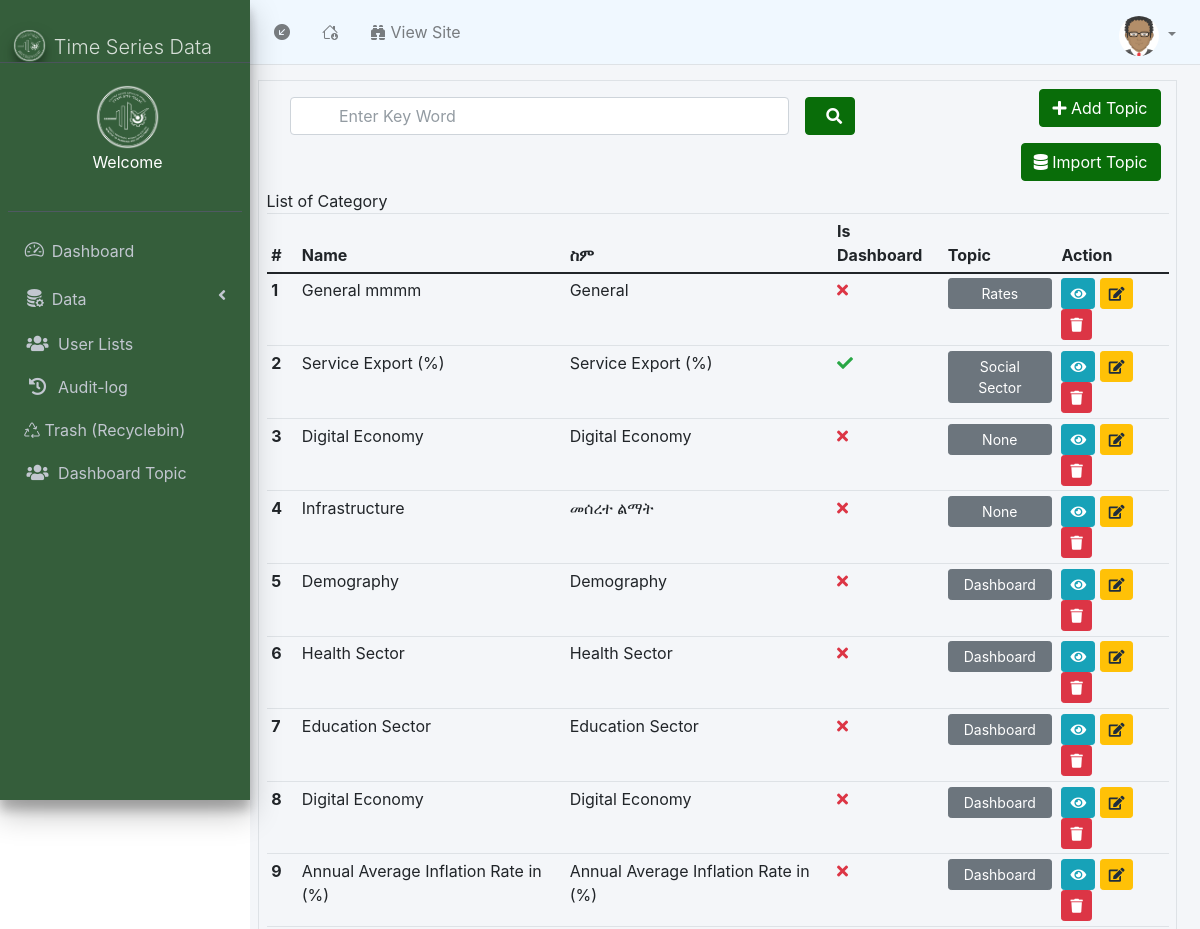
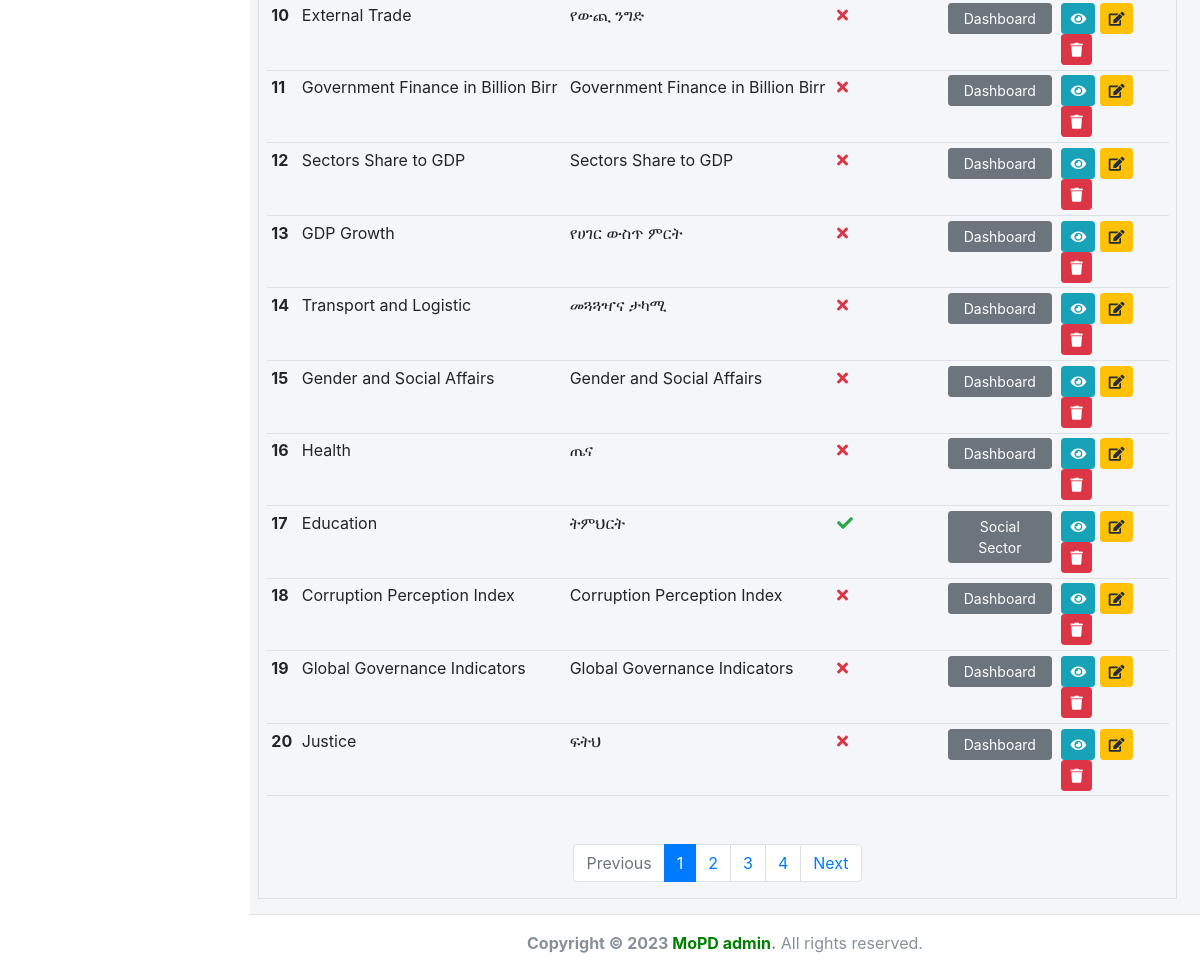
Screenshot of /user-admin/categories/ with the database file from the repository (2 pictures, top to bottom).
### Base/models.py (models this page shows, shortened)
class Category(models.Model):
    name_ENG = models.CharField(max_length=300, unique = True)
    name_AMH = models.CharField(max_length=300, unique = True)
    is_dashboard_visible = models.BooleanField(default = False)
    topic = models.ForeignKey(Topic, null=True, blank=True, on_delete=models.SET_NULL)
    created_at = models.DateTimeField(auto_now_add=True, null=True)
    is_deleted = models.BooleanField(default=False)

class Topic(models.Model):
    title_ENG = models.CharField(max_length=300, unique = True)
    title_AMH = models.CharField(max_length=300, null = True)
    is_dashboard = models.BooleanField(default = False)
    rank = models.IntegerField(null=True, blank=True)
    icon = IconField()
    updated =  models.DateTimeField(auto_now=True)
    created = models.DateTimeField(auto_now_add=True)
    is_deleted = models.BooleanField(default=False)
    def __str__(self):
        return self.title_ENG
    class Meta:
        ordering = ['rank'] #Oldest First

### UserAdmin/views.py (the view, shortened to what this page needs)
# urls.py: path('categories/', categories, name='categories'),
def categories(request):
    category = Category.objects.filter(is_deleted = False)
    form = CategoryForm(request.POST or None)
    count = 20
    if 'q' in request.GET:
        q = request.GET['q']
        category = Category.objects.filter(is_deleted = False).filter(  Q(name_ENG__contains=q) | Q(name_AMH__contains=q) | Q(topic__title_ENG__contains=q))
    paginator = Paginator(category, 20)
    page_number = request.GET.get('page')
    try:
        page = paginator.get_page(page_number)
        try: count = (20 * (int(page_number) if page_number  else 1) ) - 20
        except: count = (20 * (int(1) if page_number  else 1) ) - 20
    except PageNotAnInteger:
        page = paginator.page(1)
        count = (20 * (int(1) if page_number  else 1) ) - 20
    except EmptyPage:
        page = paginator.page(paginator.num_pages)
        count = (20 * (int(paginator.num_pages) if page_number  else 1) ) - 20
    context = {
            'categories': page,
            'count' : count,
            'form': form
     }
    return render(request, 'user-admin/category.html', context)

### UserAdmin/forms.py
class CategoryForm(forms.ModelForm):
    class Meta:
        model = Category
        fields = ['name_ENG', 'name_AMH', 'topic', 'is_dashboard_visible']
        widgets = {
            'name_ENG': forms.TextInput(attrs={'class': 'form-control'}),
            'name_AMH': forms.TextInput(attrs={'class': 'form-control'}),
            'topic': forms.Select(attrs={'class': 'form-select'}),
            'is_dashboard_visible': forms.CheckboxInput(attrs={'class': 'form-check-input ml-3'}),
        }

### templates/user-admin/category.html (shortened to what this page needs)
{% load static %}
<!DOCTYPE html>
<html lang="en">
  <head>
    {% include 'user-admin/include/head.html' %}
    <link href="//cdnjs.cloudflare.com/ajax/libs/toastr.js/latest/css/toastr.min.css" rel="stylesheet"/>
  </head>
  <body class="hold-transition sidebar-mini layout-fixed">
    {% include 'user-admin/include/navbar.html'%}
    <div>{% include 'user-admin/include/sidebar.html' %}</div>
    <div class="content-wrapper">
      <div class="content-header">
        <div class="container-fluid justify-content-center row">
          <div class="col-12 border ">
            <div class="row align-middle">
              <div class="col-lg-8">
                  <form>
                      <div class="col-12 d-flex align-items-center">
                          <input type="text" name="q" class="form-control ps-5 pe-5 m-3 d-block" placeholder="Enter Key Word">
                          <button class="btn btn-primary"> <i class="fas fa-search ms-2"></i></button>
                      </div>
                  </form>
              </div>
              <div class="col flot-right">
                  <button
                  class="btn btn-primary float-end m-2"
                  data-bs-toggle="modal"
                  data-bs-target="#addCategory">
                  <i class="fas fa-plus"></i> Add Topic
                </button>
                  <button class="btn btn-primary float-end m-2"
                  data-bs-whatever="@mdo"><i class="fas fa-database"></i> Import Topic</button>
              </div>
            </div>
              <caption class="text-muted">List of Category</caption>
            <div class="table-responsive">
              <table class="table  table-sm  table-hover caption-top">
                <thead>
                  <tr>
                    <th scope="col">#</th>
                    <th scope="col">Name</th>
                    <th scope="col">ስም</th>
                    <th scope="col">Is Dashboard</th>
                    <th scope="col">Topic</th>
                    <th scope="col">Action</th>
                  </tr>
                </thead>
                <tbody>
                  {% for category in categories %}
                  <tr>
                    <th scope="row">{{count | add:forloop.counter}}</th>
                    <td id="categoryNameENG{{category.id}}">{{category.name_ENG}}</td>
                    <td id="categoryNameAMH{{category.id}}">{{category.name_AMH}}</td>
                    <td id="categoryIsDashboard{{category.id}}">
                      {% if category.is_dashboard_visible %}
                      <i class="fa fa-check text-success"></i>
                      {% else %}
                      <i class="fa fa-times text-danger"></i>
                      {% endif %}
                    </td>
                    <td>
                      <button id="categoryTopic{{category.id}}" class="btn btn-block btn-sm btn-secondary">{{category.topic}}</button>
                    </td>
                    <td>
                      <a href="{% url 'indicators' category.id %}" class="btn btn-sm btn-info"> <i class="fa fa-eye"></i> </a>
                      <button
                      id="btnEditTable{{category.id}}"
                      class="btn-edit btn btn-sm btn-warning"
                      data-bs-toggle="modal"
                      data-bs-target="#addEditCategory"
                      data-id="{{category.id}}"
                      data-name_ENG="{{category.name_ENG}}"
                      data-name_AMH="{{category.name_AMH}}"
                      data-topic="{{category.topic.id}}"
                      data-topic-name="{{category.topic.title_ENG}}"
                      data-is_dashboard="{{category.is_dashboard_visible}}"
                      > <i class="fa fa-edit"></i> </button>
                      <button
                      class="btn btn-sm btn-danger btn-delete"
                      data-bs-toggle="modal"
                      data-bs-target="#deleteCategoryModal"
                      data-bs-whatever="@mdo"
                      data-id = {{category.id}}
                      data-name_ENG = {{category.name_ENG}}
                      data-name_AMH = {{category.name_AMH}}
                      > <i class="fa fa-trash"></i> </button>
                    </td>
                  </tr>
                  {% endfor %}
                </tbody>
              </table>
              <nav class="mt-5" aria-label="Page navigation example">
                <ul class="pagination pagination-circle pagination-outline justify-content-center" >
                {% if categories.has_previous %}
                  <li class="page-item">
                  <a class="page-link" href="?page={{ categories.previous_page_number }}">Previous</a>
                  </li>
                {% else %}
                  <li class="page-item disabled">
                  <a class="page-link" href="#" tabindex="-1" aria-disabled="True">Previous</a>
                  </li>
                {% endif %}
                {% for i in categories.paginator.page_range %}
                  {% if categories.number == i %}
                    <li class="page-item active" aria-current="page">
                    <span class="page-link">
                    {{ i }}
                    </span>
                  </li>
                  {% elif i > categories.number|add:'-5' and i < categories.number|add:'5' %}
                     <li class="page-item"><a class="page-link" href="?page={{ i }}">{{ i }}</a></li>
                  {% endif %}
                {% endfor %}
                {% if categories.has_next %}
                  <li class="page-item">
                  <a class="page-link" href="?page={{ categories.next_page_number }}">Next</a>
                  </li>
                {% else %}
                  <li class="page-item disabled">
                  <a class="page-link" href="#" tabindex="-1" aria-disabled="True">Next</a>
                  </li>
                {% endif %}
                </ul>
              </nav>
            </div>
          </div>
        </div>
      </div>
    </div>
    {% include 'user-admin/include/footer.html'%}
    <div>{% include 'user-admin/include/footer_js.html'%}</div>
  </body>
</html>

### rows the page displays
Category: counter "1", name_ENG "General mmmm", name_AMH "General", is_dashboard_visible False (drawn), topic "Rates"
Category: counter "2", name_ENG "Service Export (%)", name_AMH "Service Export (%)", is_dashboard_visible True (drawn), topic "Social Sector"
Category: counter "3", name_ENG "Digital Economy", name_AMH "Digital Economy", is_dashboard_visible False (drawn), topic "None"
Category: counter "4", name_ENG "Infrastructure", name_AMH "መሰረተ ልማት", is_dashboard_visible False (drawn), topic "None"
Category: counter "5", name_ENG "Demography", name_AMH "Demography", is_dashboard_visible False (drawn), topic "Dashboard"
Category: counter "6", name_ENG "Health Sector", name_AMH "Health Sector", is_dashboard_visible False (drawn), topic "Dashboard"
Category: counter "7", name_ENG "Education Sector", name_AMH "Education Sector", is_dashboard_visible False (drawn), topic "Dashboard"
Category: counter "8", name_ENG "Digital Economy", name_AMH "Digital Economy", is_dashboard_visible False (drawn), topic "Dashboard"
Category: counter "9", name_ENG "Annual Average Inflation Rate in (%)", name_AMH "Annual Average Inflation Rate in (%)", is_dashboard_visible False (drawn), topic "Dashboard"
Category: counter "10", name_ENG "External Trade", name_AMH "የውጪ ንግድ", is_dashboard_visible False (drawn), topic "Dashboard"
Category: counter "11", name_ENG "Government Finance in Billion Birr", name_AMH "Government Finance in Billion Birr", is_dashboard_visible False (drawn), topic "Dashboard"
Category: counter "12", name_ENG "Sectors Share to GDP", name_AMH "Sectors Share to GDP", is_dashboard_visible False (drawn), topic "Dashboard"
Category: counter "13", name_ENG "GDP Growth", name_AMH "የሀገር ውስጥ ምርት", is_dashboard_visible False (drawn), topic "Dashboard"
Category: counter "14", name_ENG "Transport and Logistic", name_AMH "መጓጓዣና ታካሚ", is_dashboard_visible False (drawn), topic "Dashboard"
Category: counter "15", name_ENG "Gender and Social Affairs", name_AMH "Gender and Social Affairs", is_dashboard_visible False (drawn), topic "Dashboard"
Category: counter "16", name_ENG "Health", name_AMH "ጤና", is_dashboard_visible False (drawn), topic "Dashboard"
Category: counter "17", name_ENG "Education", name_AMH "ትምህርት", is_dashboard_visible True (drawn), topic "Social Sector"
Category: counter "18", name_ENG "Corruption Perception Index", name_AMH "Corruption Perception Index", is_dashboard_visible False (drawn), topic "Dashboard"
Category: counter "19", name_ENG "Global Governance Indicators", name_AMH "Global Governance Indicators", is_dashboard_visible False (drawn), topic "Dashboard"
Category: counter "20", name_ENG "Justice", name_AMH "ፍትህ", is_dashboard_visible False (drawn), topic "Dashboard"

### other values shown
{{ i }} "1"
{{ i }} "2" "3" "4"
